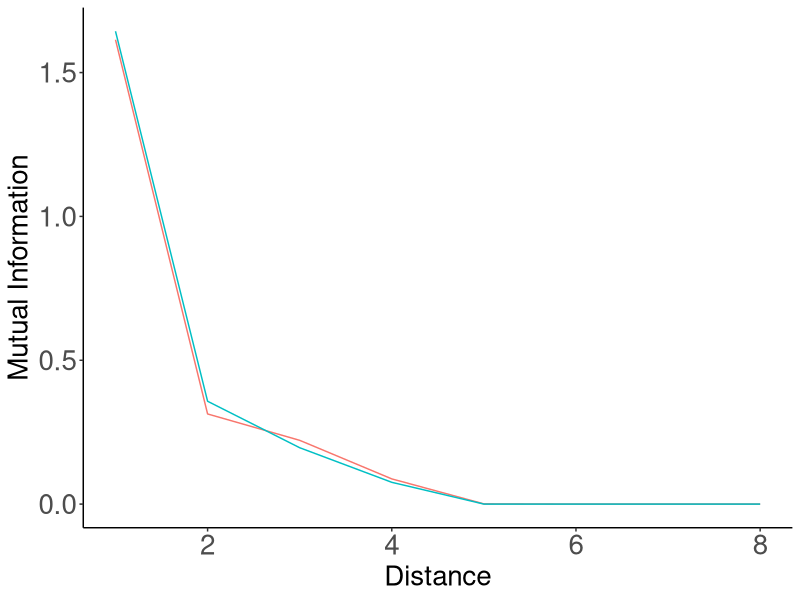
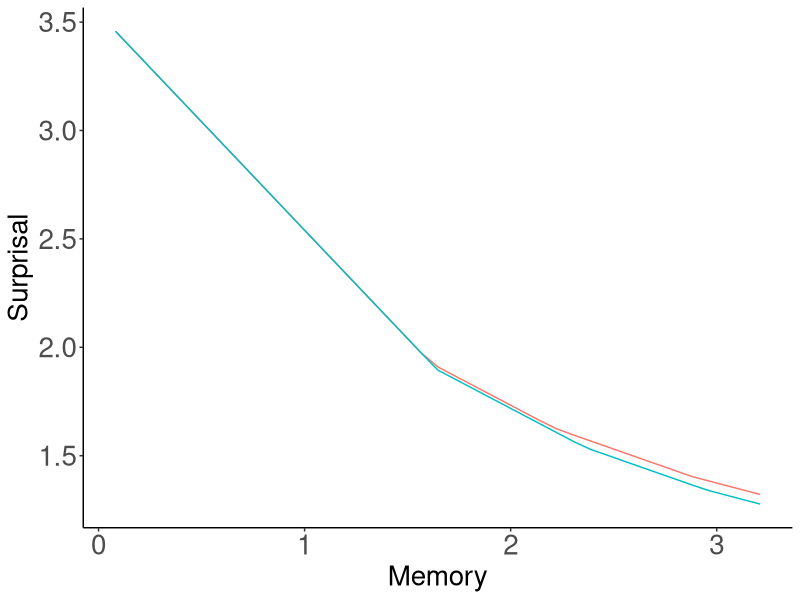
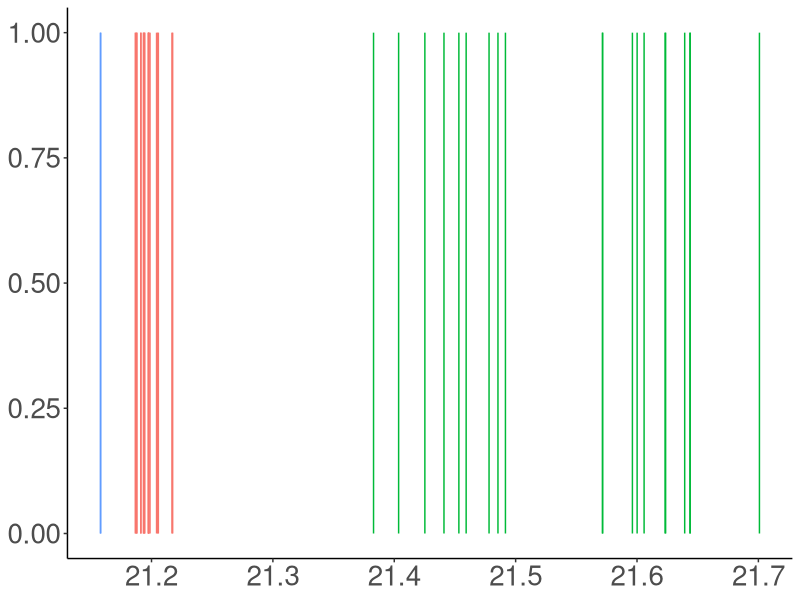
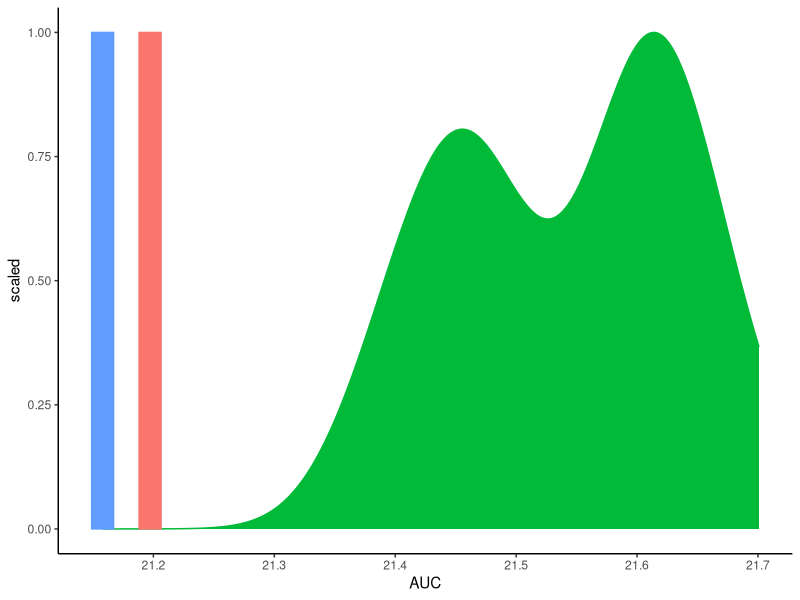

Reproduce these figures in R, in order.
library(tidyr)
library(dplyr)
library(ggplot2)

######################################

data = read.csv("results.tsv", sep="\t")


data = data %>% filter(Script == "forWords_Japanese_RandomOrder_FormsPhonemesFull_FullData_Heldout.py")

unigramCE = mean(data$UnigramCE)

data$Type = ifelse(data$Model %in% c("REAL", "RANDOM", "REVERSE"), as.character(data$Model), "Optimized")

data_ = data %>% group_by(Distance, Type) %>% summarise(MI=median(MI))
data_ = data_ %>% filter(Distance <= 7)
data_ = data_ %>% filter(Type %in% c("REAL", "RANDOM"))
plot = ggplot(data_, aes(x=1+Distance, y=MI, color=Type)) + geom_line() #size=2)
plot = plot + theme_bw()
plot = plot + xlab("Distance") + ylab("Mutual Information")
plot = plot + theme(axis.title.x=element_text(size=20), axis.title.y=element_text(size=20), axis.text = element_text(size=20))
plot = plot + theme(panel.grid.major = element_blank(), panel.grid.minor = element_blank(), panel.background = element_blank(), legend.position="none")
plot = plot + theme(axis.line = element_line(colour = "black"),
            panel.grid.major = element_blank(),
                panel.grid.minor = element_blank(),
                panel.border = element_blank(),
                    panel.background = element_blank())
ggsave(plot, file=paste("figures/Japanese-suffixes-byPhonemes-it-heldout.pdf", sep=""), height=4, width=4)




data = read.csv("results_interpolated.tsv", sep="\t")


data = data %>% filter(Script == "forWords_Japanese_RandomOrder_FormsPhonemesFull_FullData_Heldout.py")

data = data %>% group_by(Type, Memory) %>% summarise(Surprisal=unigramCE-median(MI))

data_ = data %>% filter(Type %in% c("REAL", "RANDOM"))

plot = ggplot(data_, aes(x=Memory, y=Surprisal, color=Type)) + geom_line() #size=2)
plot = plot + theme_bw()
plot = plot + theme(axis.title.x=element_text(size=20), axis.title.y=element_text(size=20), axis.text = element_text(size=20))
plot = plot + theme(panel.grid.major = element_blank(), panel.grid.minor = element_blank(), panel.background = element_blank(), legend.position="none")
plot = plot + theme(axis.line = element_line(colour = "black"),
            panel.grid.major = element_blank(),
                panel.grid.minor = element_blank(),
                panel.border = element_blank(),
                    panel.background = element_blank())
ggsave(plot, file=paste("figures/Japanese-suffixes-byPhonemes-memsurp-heldout.pdf", sep=""), height=4, width=4)




######################################

data = read.csv("results_auc.tsv", sep="\t")

data = data %>% filter(Script == "forWords_Japanese_RandomOrder_FormsPhonemesFull_FullData_Heldout.py")


data$Type = ifelse(data$Model %in% c("REAL", "RANDOM", "REVERSE"), as.character(data$Model), "Optimized")

data_ = data %>% filter(Type %in% c("REAL", "RANDOM", "Optimized"))


plot = ggplot(data_, aes(x=AUC, y=1, color=Type, fill=Type)) + geom_bar(stat="identity") #size=2)
plot = plot + theme_bw()
plot = plot + theme(axis.title.x=element_blank(), axis.title.y=element_blank(), axis.text = element_text(size=20))
plot = plot + theme(panel.grid.major = element_blank(), panel.grid.minor = element_blank(), panel.background = element_blank(), legend.position="none")
plot = plot + theme(axis.line = element_line(colour = "black"),
            panel.grid.major = element_blank(),
                panel.grid.minor = element_blank(),
                panel.border = element_blank(),
                    panel.background = element_blank())
ggsave(plot, file=paste("figures/Japanese-suffixes-byPhonemes-auc-heldout.pdf", sep=""), height=4, width=4)

barWidth = (max(data$AUC) - min(data$AUC))/30

plot = ggplot(data_, aes(x=AUC, fill=Type, color=Type))
plot = plot + theme_classic()
plot = plot + theme(legend.position="none")
plot = plot + geom_density(data= data_%>%filter(Type == "RANDOM"), aes(y=..scaled..)) 
plot = plot + geom_bar(data = data_ %>% filter(!(Type %in% c("RANDOM"))) %>% group_by(Type) %>% summarise(AUC=mean(AUC)) %>% mutate(y=1),  aes(y=y, group=Type), width=barWidth, stat="identity", position = position_dodge())
ggsave(plot, file=paste("figures/Japanese-suffixes-byPhonemes-auc-hist-heldout.pdf", sep=""), height=4, width=4)




